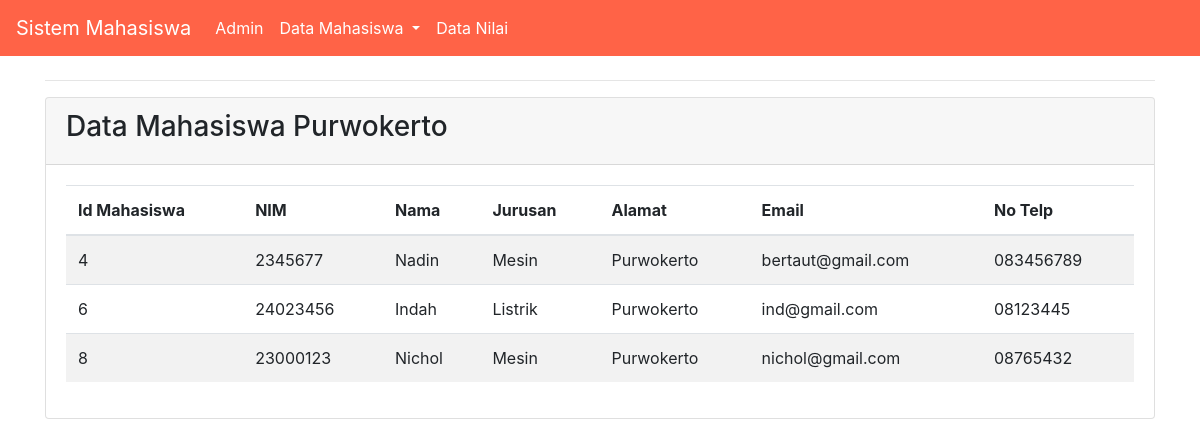
The page /tugas2/mahasiswapwt.php on the database its author committed.
### tables this page shows
CREATE TABLE `mahasiswa` (
  `mahasiswa_id` int NOT NULL,
  `nim` varchar(20) NOT NULL,
  `nama_mhs` varchar(255) NOT NULL,
  `jurusan` varchar(50) NOT NULL,
  `alamat` varchar(255) NOT NULL,
  `email` varchar(255) NOT NULL,
  `no_telp` varchar(20) NOT NULL
);

### tugas2/database.php (called while the page is built, shortened)
<?php
class Database {
    private $host = 'localhost';
    private $db_name = 'universitas';
    private $username = 'root';
    private $password = '';
    private function connect() {
        $this->conn = new mysqli($this->host, $this->username, $this->password, $this->db_name);
    }
}
?>

### tugas2/tampilkan.php (the view, shortened to what this page needs)
<?php
include_once 'database.php';
class Mahasiswa {
    public function __construct(Database $database) {
        $this->db = $database->conn;
    }
}
class tampilkanMahasiswaPwt extends Mahasiswa {
    public function tampilkan() {
        $query = "SELECT mahasiswa_id, nim, nama_mhs, jurusan, alamat, email, no_telp FROM mahasiswa WHERE alamat = 'purwokerto'";
        $result = $this->db->query($query);
        echo '<table class="table table-striped">';
        echo '<thead>
                <tr>
                    <th>Id Mahasiswa</th>
                    <th>NIM</th>
                    <th>Nama</th>
                    <th>Jurusan</th>
                    <th>Alamat</th>
                    <th>Email</th>
                    <th>No Telp</th>
                </tr>
              </thead>';
        echo '<tbody>';
        while ($row = $result->fetch_assoc()) {
            echo "<tr>";
            echo "<td>" . htmlspecialchars($row['mahasiswa_id']) . "</td>";
            echo "<td>" . htmlspecialchars($row['nim']) . "</td>";
            echo "<td>" . htmlspecialchars($row['nama_mhs']) . "</td>";
            echo "<td>" . htmlspecialchars($row['jurusan']) . "</td>";
            echo "<td>" . htmlspecialchars($row['alamat']) . "</td>";
            echo "<td>" . htmlspecialchars($row['email']) . "</td>";
            echo "<td>" . htmlspecialchars($row['no_telp']) . "</td>";
            echo "</tr>";
        }
        echo '</tbody>';
        echo '</table>';
    }
}
?>
<!DOCTYPE html>
<html lang="en">
<head>
    <link href="https://stackpath.bootstrapcdn.com/bootstrap/4.5.2/css/bootstrap.min.css" rel="stylesheet">
</head>
<body>
</body>
</html>

### rows shown on the page
mahasiswa: mahasiswa_id "4", nim "2345677", nama_mhs "Nadin", jurusan "Mesin", alamat "Purwokerto", email "bertaut@gmail.com", no_telp "083456789"
mahasiswa: mahasiswa_id "6", nim "24023456", nama_mhs "Indah", jurusan "Listrik", alamat "Purwokerto", email "ind@gmail.com", no_telp "08123445"
mahasiswa: mahasiswa_id "8", nim "23000123", nama_mhs "Nichol", jurusan "Mesin", alamat "Purwokerto", email "nichol@gmail.com", no_telp "08765432"
